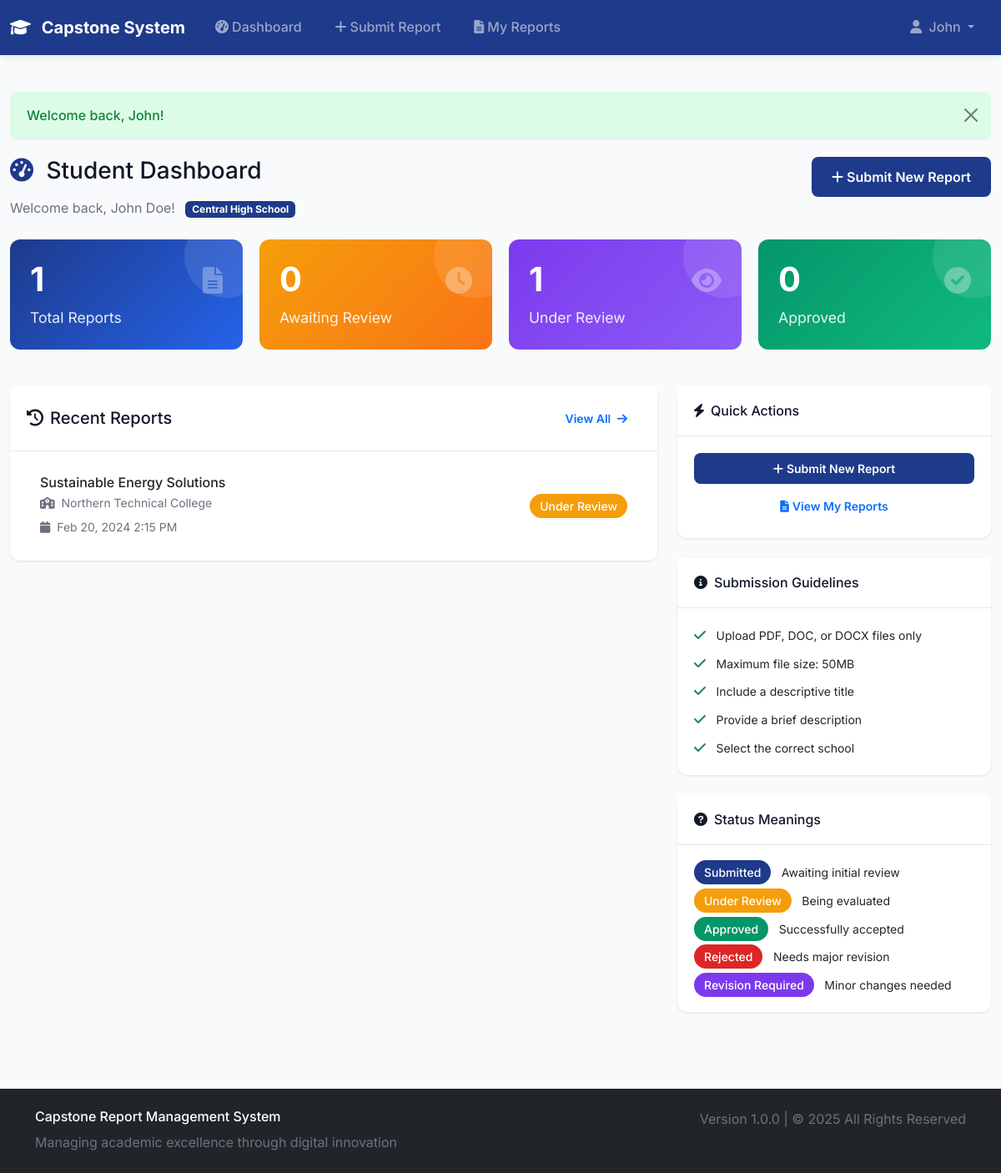
The page /student/dashboard.php (signed in) on the database its author committed.
### tables this page shows
CREATE TABLE schools (
    id INT AUTO_INCREMENT PRIMARY KEY,
    name VARCHAR(255) NOT NULL,
    code VARCHAR(50) UNIQUE NOT NULL,
    email VARCHAR(255) NOT NULL,
    password VARCHAR(255) NOT NULL,
    contact_person VARCHAR(255),
    phone VARCHAR(50),
    address TEXT,
    status ENUM('active', 'inactive') DEFAULT 'active',
    created_at TIMESTAMP DEFAULT CURRENT_TIMESTAMP
);

CREATE TABLE reports (
    id INT AUTO_INCREMENT PRIMARY KEY,
    title VARCHAR(255) NOT NULL,
    description TEXT,
    student_id INT NOT NULL,
    school_id INT NOT NULL,
    file_path VARCHAR(500),
    file_name VARCHAR(255),
    file_size INT,
    status ENUM('submitted', 'under_review', 'approved', 'rejected', 'revision_required') DEFAULT 'submitted',
    admin_comments TEXT,
    school_comments TEXT,
    submission_date TIMESTAMP DEFAULT CURRENT_TIMESTAMP,
    reviewed_at TIMESTAMP NULL,
    reviewed_by_admin INT,
    reviewed_by_school BOOLEAN DEFAULT FALSE,
    grade VARCHAR(10),
    FOREIGN KEY (student_id) REFERENCES users(id) ON DELETE CASCADE,
    FOREIGN KEY (school_id) REFERENCES schools(id) ON DELETE CASCADE,
    FOREIGN KEY (reviewed_by_admin) REFERENCES users(id) ON DELETE SET NULL
);

### config/config.php (called while the page is built, shortened)
<?php
require_once __DIR__ . '/database.php';
require_once __DIR__ . '/../includes/functions.php';
$db = new Database();
?>

### config/database.php (called while the page is built, shortened)
<?php
class Database {
    private $host = DB_HOST;
    private $username = DB_USERNAME;
    private $password = DB_PASSWORD;
    private $database = DB_NAME;
    private $connection;
    private function connect() {
        try {
            if (DB_TYPE === 'pgsql') {
                $port = defined('DB_PORT') ? DB_PORT : '5432';
                $this->connection = new PDO(
                    "pgsql:host={$this->host};port={$port};dbname={$this->database}",
                    $this->username,
                    $this->password,
                    [
                        PDO::ATTR_ERRMODE => PDO::ERRMODE_EXCEPTION,
                        PDO::ATTR_DEFAULT_FETCH_MODE => PDO::FETCH_ASSOC,
                        PDO::ATTR_EMULATE_PREPARES => false
                    ]
                );
            } else {
                $this->connection = new PDO(
                    "mysql:host={$this->host};dbname={$this->database};charset=utf8mb4",
                    $this->username,
                    $this->password,
                    [
                        PDO::ATTR_ERRMODE => PDO::ERRMODE_EXCEPTION,
                        PDO::ATTR_DEFAULT_FETCH_MODE => PDO::FETCH_ASSOC,
                        PDO::ATTR_EMULATE_PREPARES => false
                    ]
                );
            }
        } catch (PDOException $e) {
            die("Database connection failed: " . $e->getMessage());
        }
    }
    public function query($sql, $params = []) {
        try {
            $stmt = $this->connection->prepare($sql);
            $stmt->execute($params);
            return $stmt;
        } catch (PDOException $e) {
            error_log("Database query error: " . $e->getMessage());
            return false;
        }
    }
    public function fetchAll($sql, $params = []) {
        $stmt = $this->query($sql, $params);
        return $stmt ? $stmt->fetchAll() : [];
    }
    public function fetchOne($sql, $params = []) {
        $stmt = $this->query($sql, $params);
        return $stmt ? $stmt->fetch() : null;
    }
}
?>

### student/dashboard.php (the view, shortened to what this page needs)
<?php
require_once '../config/config.php';
$studentId = $_SESSION['user_id'];
$schoolId = $_SESSION['school_id'];
$stats = [
    'total_reports' => $db->fetchOne("SELECT COUNT(*) as count FROM reports WHERE student_id = ?", [$studentId])['count'],
    'submitted' => $db->fetchOne("SELECT COUNT(*) as count FROM reports WHERE student_id = ? AND status = 'submitted'", [$studentId])['count'],
    'approved' => $db->fetchOne("SELECT COUNT(*) as count FROM reports WHERE student_id = ? AND status = 'approved'", [$studentId])['count'],
    'under_review' => $db->fetchOne("SELECT COUNT(*) as count FROM reports WHERE student_id = ? AND status IN ('under_review', 'revision_required')", [$studentId])['count']
];
$recentReports = $db->fetchAll(
    "SELECT r.*, s.name as school_name
     FROM reports r
     JOIN schools s ON r.school_id = s.id
     WHERE r.student_id = ?
     ORDER BY r.submission_date DESC
     LIMIT 5",
    [$studentId]
);
$school = $db->fetchOne("SELECT name FROM schools WHERE id = ?", [$schoolId]);
require_once '../includes/header.php';
?>
<div class="row mb-4">
    <div class="col">
        <h1 class="h3 mb-3">
            <i class="fas fa-tachometer-alt text-primary me-2"></i>
            Student Dashboard
        </h1>
        <p class="text-muted mb-0">
            Welcome back, <?php echo htmlspecialchars($_SESSION['first_name'] . ' ' . $_SESSION['last_name']); ?>!
            <?php if ($school): ?>
                <span class="badge bg-primary ms-2"><?php echo htmlspecialchars($school['name']); ?></span>
            <?php endif; ?>
        </p>
    </div>
    <div class="col-auto">
        <a href="submit_report.php" class="btn btn-primary">
            <i class="fas fa-plus me-1"></i>Submit New Report
        </a>
    </div>
</div>
<div class="stats-grid mb-4">
    <div class="dashboard-card">
        <div class="icon">
            <i class="fas fa-file-alt"></i>
        </div>
        <h3><?php echo $stats['total_reports']; ?></h3>
        <p>Total Reports</p>
    </div>
    <div class="dashboard-card" style="background: linear-gradient(135deg, var(--warning-color) 0%, #F97316 100%);">
        <div class="icon">
            <i class="fas fa-clock"></i>
        </div>
        <h3><?php echo $stats['submitted']; ?></h3>
        <p>Awaiting Review</p>
    </div>
    <div class="dashboard-card" style="background: linear-gradient(135deg, var(--accent-color) 0%, #8B5CF6 100%);">
        <div class="icon">
            <i class="fas fa-eye"></i>
        </div>
        <h3><?php echo $stats['under_review']; ?></h3>
        <p>Under Review</p>
    </div>
    <div class="dashboard-card" style="background: linear-gradient(135deg, var(--secondary-color) 0%, #10B981 100%);">
        <div class="icon">
            <i class="fas fa-check-circle"></i>
        </div>
        <h3><?php echo $stats['approved']; ?></h3>
        <p>Approved</p>
    </div>
</div>
<div class="row">
    <div class="col-lg-8">
        <div class="card">
            <div class="card-header d-flex justify-content-between align-items-center">
                <h5 class="mb-0">
                    <i class="fas fa-history me-2"></i>Recent Reports
                </h5>
                <a href="my_reports.php" class="btn btn-sm btn-outline-primary">
                    View All <i class="fas fa-arrow-right ms-1"></i>
                </a>
            </div>
            <div class="card-body">
                <?php if (empty($recentReports)): ?>
                    <div class="text-center py-4">
                        <i class="fas fa-file-alt fa-3x text-muted mb-3"></i>
                        <h6 class="text-muted">No reports submitted yet</h6>
                        <p class="text-muted mb-3">Start by submitting your first capstone report</p>
                        <a href="submit_report.php" class="btn btn-primary">
                            <i class="fas fa-plus me-1"></i>Submit Report
                        </a>
                    </div>
                <?php else: ?>
                    <div class="list-group list-group-flush">
                        <?php foreach ($recentReports as $report): ?>
                            <div class="list-group-item d-flex justify-content-between align-items-center">
                                <div>
                                    <h6 class="mb-1"><?php echo htmlspecialchars($report['title']); ?></h6>
                                    <p class="mb-1 text-muted small">
                                        <i class="fas fa-school me-1"></i>
                                        <?php echo htmlspecialchars($report['school_name']); ?>
                                    </p>
                                    <small class="text-muted">
                                        <i class="fas fa-calendar me-1"></i>
                                        <?php echo formatDate($report['submission_date']); ?>
                                    </small>
                                </div>
                                <div class="text-end">
                                    <span class="status-badge status-<?php echo $report['status']; ?>">
                                        <?php echo ucfirst(str_replace('_', ' ', $report['status'])); ?>
                                    </span>
                                </div>
                            </div>
                        <?php endforeach; ?>
                    </div>
                <?php endif; ?>
            </div>
        </div>
    </div>
    <div class="col-lg-4">
        <div class="card mb-4">
            <div class="card-header">
                <h6 class="mb-0">
                    <i class="fas fa-bolt me-2"></i>Quick Actions
                </h6>
            </div>
            <div class="card-body">
                <div class="d-grid gap-2">
                    <a href="submit_report.php" class="btn btn-primary btn-sm">
                        <i class="fas fa-plus me-1"></i>Submit New Report
                    </a>
                    <a href="my_reports.php" class="btn btn-outline-primary btn-sm">
                        <i class="fas fa-file-alt me-1"></i>View My Reports
                    </a>
                </div>
            </div>
        </div>
        <div class="card">
            <div class="card-header">
                <h6 class="mb-0">
                    <i class="fas fa-info-circle me-2"></i>Submission Guidelines
                </h6>
            </div>
            <div class="card-body">
                <ul class="list-unstyled mb-0">
                    <li class="mb-2">
                        <i class="fas fa-check text-success me-2"></i>
                        <small>Upload PDF, DOC, or DOCX files only</small>
                    </li>
                    <li class="mb-2">
                        <i class="fas fa-check text-success me-2"></i>
                        <small>Maximum file size: 50MB</small>
                    </li>
                    <li class="mb-2">
                        <i class="fas fa-check text-success me-2"></i>
                        <small>Include a descriptive title</small>
                    </li>
                    <li class="mb-2">
                        <i class="fas fa-check text-success me-2"></i>
                        <small>Provide a brief description</small>
                    </li>
                    <li class="mb-0">
                        <i class="fas fa-check text-success me-2"></i>
                        <small>Select the correct school</small>
                    </li>
                </ul>
            </div>
        </div>
        <div class="card mt-4">
            <div class="card-header">
                <h6 class="mb-0">
                    <i class="fas fa-question-circle me-2"></i>Status Meanings
                </h6>
            </div>
            <div class="card-body">
                <div class="mb-2">
                    <span class="status-badge status-submitted me-2">Submitted</span>
                    <small>Awaiting initial review</small>
                </div>
                <div class="mb-2">
                    <span class="status-badge status-under_review me-2">Under Review</span>
                    <small>Being evaluated</small>
                </div>
                <div class="mb-2">
                    <span class="status-badge status-approved me-2">Approved</span>
                    <small>Successfully accepted</small>
                </div>
                <div class="mb-2">
                    <span class="status-badge status-rejected me-2">Rejected</span>
                    <small>Needs major revision</small>
                </div>
                <div class="mb-0">
                    <span class="status-badge status-revision_required me-2">Revision Required</span>
                    <small>Minor changes needed</small>
                </div>
            </div>
        </div>
    </div>
</div>
<?php require_once '../includes/footer.php'; ?>

### assets/css/style.css (style rules this page uses)
:root { --primary-color: #1E3A8A; --secondary-color: #059669; --background-color: #F9FAFB; --text-color: #111827; --accent-color: #7C3AED; --warning-color: #F59E0B; --light-gray: #E5E7EB; --medium-gray: #6B7280; --dark-gray: #374151; }
* { margin: 0; padding: 0; box-sizing: border-box; }
body { font-family: 'Inter', 'Source Sans Pro', -apple-system, BlinkMacSystemFont, sans-serif; background-color: var(--background-color); color: var(--text-color); line-height: 1.6; }
.bg-primary { background-color: var(--primary-color) !important; }
.text-primary { color: var(--primary-color) !important; }
.btn-primary { background-color: var(--primary-color); border-color: var(--primary-color); }
.card { border: none; border-radius: 12px; box-shadow: 0 1px 3px rgba(0, 0, 0, 0.1); margin-bottom: 20px; transition: all 0.3s ease; }
.card-header { background-color: white; border-bottom: 1px solid var(--light-gray); padding: 20px; font-weight: 600; color: var(--text-color); }
.card-body { padding: 20px; }
.dashboard-card { background: linear-gradient(135deg, var(--primary-color) 0%, #2563EB 100%); color: white; border-radius: 12px; padding: 24px; margin-bottom: 20px; position: relative; overflow: hidden; }
.dashboard-card::before { content: ''; position: absolute; top: 0; right: 0; width: 100px; height: 100px; background: rgba(255, 255, 255, 0.1); border-radius: 50%; transform: translate(30px, -30px); }
.dashboard-card h3 { font-size: 2.5rem; font-weight: 700; margin-bottom: 8px; }
.dashboard-card p { font-size: 1.1rem; opacity: 0.9; margin-bottom: 0; }
.dashboard-card .icon { position: absolute; top: 24px; right: 24px; font-size: 2rem; opacity: 0.3; }
.status-badge { padding: 6px 12px; border-radius: 20px; font-size: 0.875rem; font-weight: 500; text-transform: capitalize; }
.status-submitted { background-color: var(--primary-color); color: white; }
.status-under_review { background-color: var(--warning-color); color: white; }
.status-approved { background-color: var(--secondary-color); color: white; }
.status-rejected { background-color: #DC2626; color: white; }
.status-revision_required { background-color: var(--accent-color); color: white; }
.btn { border-radius: 8px; padding: 12px 24px; font-weight: 600; font-size: 1rem; transition: all 0.3s ease; border: none; }
.btn-sm { padding: 8px 16px; font-size: 0.875rem; }
.text-muted { color: var(--medium-gray) !important; }
.stats-grid { display: grid; grid-template-columns: repeat(auto-fit, minmax(250px, 1fr)); gap: 20px; margin-bottom: 30px; }

### rows shown on the page
schools: name "Central High School"
reports: title "Sustainable Energy Solutions", school.name "Northern Technical College", submission_date "Feb 20, 2024 2:15 PM", status "Under Review"

### other values the page prints
$_SESSION['first_name'] "John"
$message "Welcome back, John!"
$_SESSION['first_name'] . ' ' . $_SESSION['last_name'] "John Doe"
$stats['total_reports'] "1"
$stats['submitted'] "0"
$stats['under_review'] "1"
$stats['approved'] "0"
APP_VERSION "1.0.0"
